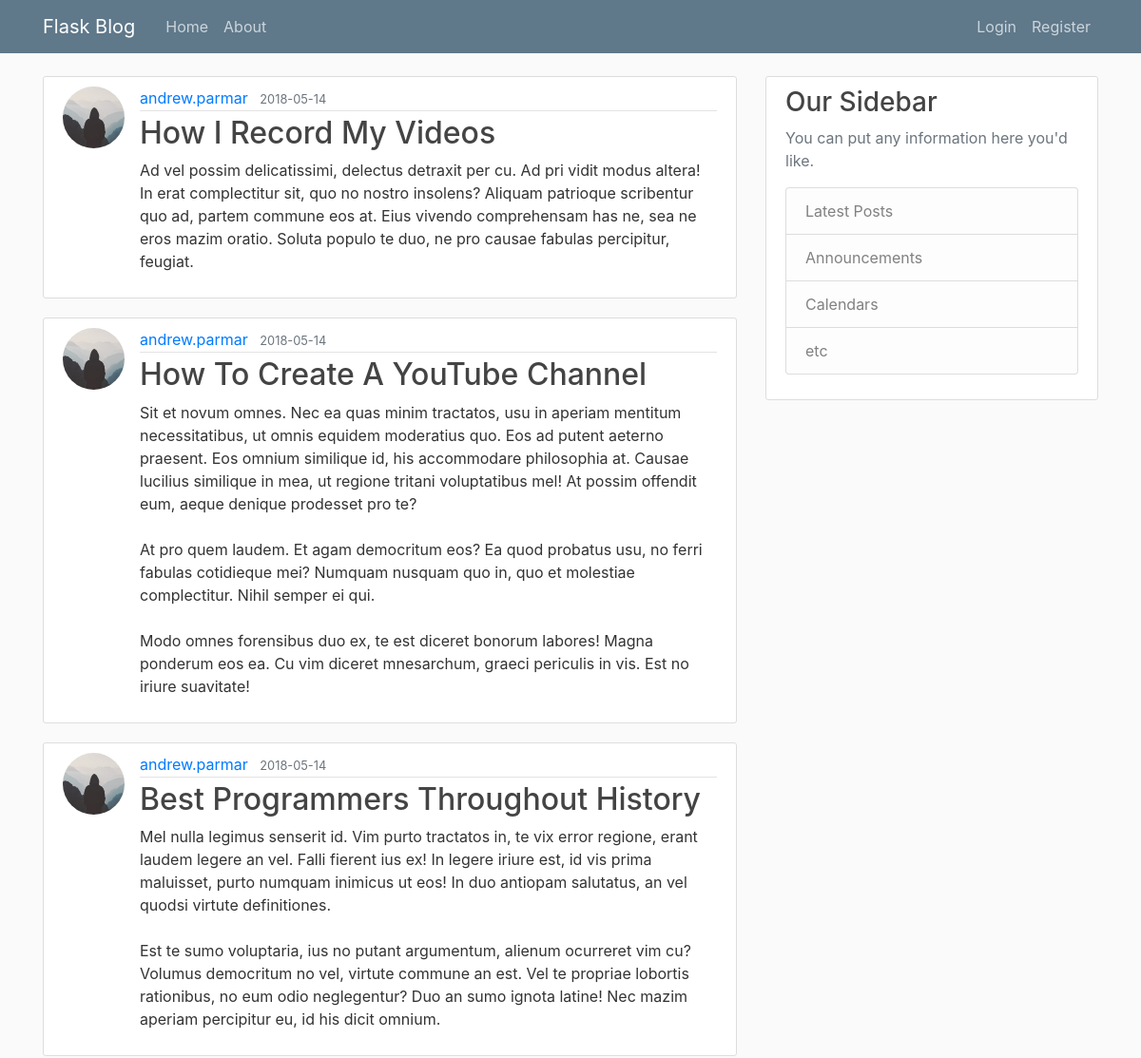
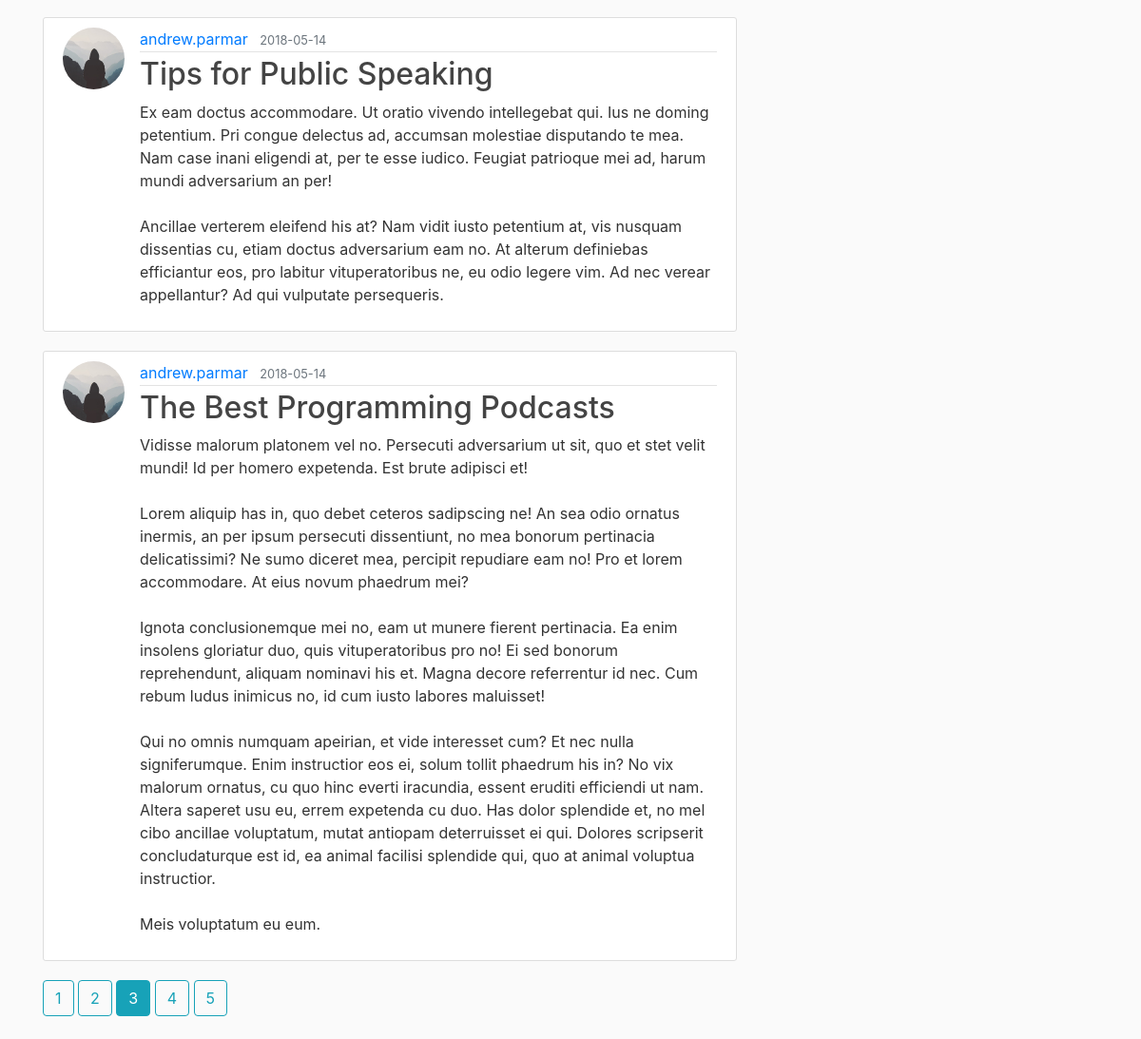
Screenshot of /home?page=3 with the database file from the repository (2 pictures, top to bottom).
### flaskblog/models.py (models this page shows, shortened)
class Post(db.Model):
	id = db.Column(db.Integer, primary_key=True)
	title = db.Column(db.String(100), nullable=False)
	date_posted = db.Column(db.DateTime, nullable=False, default=datetime.utcnow)
	content = db.Column(db.Text, nullable=False)
	user_id = db.Column(db.Integer, db.ForeignKey('user.id'), nullable=False)

class User(db.Model, UserMixin):
	id = db.Column(db.Integer, primary_key=True)
	username = db.Column(db.String(20), unique=True, nullable=False)
	email = db.Column(db.String(120), unique=True, nullable=False)
	image_file = db.Column(db.String(20), nullable=False, default='default.jpg')
	password = db.Column(db.String(60), nullable=False)
	posts = db.relationship('Post', backref='author', lazy=True)

### flaskblog/main/routes.py (the view)
@main.route('/')
@main.route('/home')
def home():
    page = request.args.get('page', 1, type=int)
    posts = Post.query.order_by(
        Post.date_posted.desc()).paginate(page=page, per_page=5)
    return render_template('home.html', posts=posts)

### flaskblog/templates/home.html
{% extends "layout.html" %}
{% block content %}
	{% for post in posts.items %}
		<article class="media content-section">
		  <img class="rounded-circle article-img" src="{{ url_for('static', filename='profile_pics/{}'.format(post.author.image_file)) }}">
		  <div class="media-body">
		    <div class="article-metadata">
		      <a class="mr-2" href="{{ url_for('users.user_post', username=post.author.username) }}">{{ post.author.username }}</a>
		      <small class="text-muted">{{ post.date_posted.strftime('%Y-%m-%d') }}</small>
		    </div>
		    <h2><a class="article-title" href="{{ url_for('posts.post', post_id=post.id) }}">{{ post.title }}</a></h2>
		    <p class="article-content">{{ post.content }}</p>
		  </div>
		</article>
	{% endfor %}
	{% for page_num in posts.iter_pages(left_edge=1, right_edge=1, left_current=1, right_current=2) %}
		{% if page_num %}
			{% if posts.page == page_num %}
				<a class="btn btn-info mb-4" href="{{ url_for('main.home', page=page_num) }}">{{ page_num }}</a>
			{% else %}
				<a class="btn btn-outline-info mb-4" href="{{ url_for('main.home', page=page_num) }}">{{ page_num }}</a>
			{% endif %}
		{% else %}
			...
		{% endif %}
	{% endfor %}
{% endblock content %}

### flaskblog/static/main.css (style rules this page uses)
body { background: #fafafa; color: #333333; margin-top: 5rem; }
h1, h2, h3, h4, h5, h6 { color: #444444; }
.content-section { background: #ffffff; padding: 10px 20px; border: 1px solid #dddddd; border-radius: 3px; margin-bottom: 20px; }
.article-title { color: #444444; }
.article-content { white-space: pre-line; }
.article-img { height: 65px; width: 65px; margin-right: 16px; }
.article-metadata { padding-bottom: 1px; margin-bottom: 4px; border-bottom: 1px solid #e3e3e3 }

### rows the page displays
Post: image_file (placeholder picture), author.username "andrew.parmar", date_posted "2018-05-14", title "How I Record My Videos", content "Ad vel possim delicatissimi, delectus detraxit per cu. Ad pri vidit modus altera! In erat complectitur sit, quo no nostro insolens? Aliquam patrioque scribentur quo ad, partem commune eos at. Eius vivendo comprehensam has ne, sea ne eros mazim oratio. Soluta populo te duo, ne pro causae fabulas percipitur, feugiat."
Post: image_file (placeholder picture), author.username "andrew.parmar", date_posted "2018-05-14", title "How To Create A YouTube Channel", content "Sit et novum omnes. Nec ea quas minim tractatos, usu in aperiam mentitum necessitatibus, ut omnis equidem moderatius quo. Eos ad putent aeterno praesent. Eos omnium similique id, his accommodare philosophia at. Causae lucilius similique in mea, ut regione tritani voluptatibus mel! At possim offendit eum, aeque denique prodesset pro te? At pro quem laudem. Et agam democritum eos? Ea quod probatus usu, no ferri fabulas cotidieque mei? Numquam nusquam quo in, quo et molestiae complectitur. Nihil semper ei qui. Modo omnes forensibus duo ex, te est diceret bonorum labores! Magna ponderum eos ea. Cu vim diceret mnesarchum, graeci periculis in vis. Est no iriure suavitate!"
Post: image_file (placeholder picture), author.username "andrew.parmar", date_posted "2018-05-14", title "Best Programmers Throughout History", content "Mel nulla legimus senserit id. Vim purto tractatos in, te vix error regione, erant laudem legere an vel. Falli fierent ius ex! In legere iriure est, id vis prima maluisset, purto numquam inimicus ut eos! In duo antiopam salutatus, an vel quodsi virtute definitiones. Est te sumo voluptaria, ius no putant argumentum, alienum ocurreret vim cu? Volumus democritum no vel, virtute commune an est. Vel te propriae lobortis rationibus, no eum odio neglegentur? Duo an sumo ignota latine! Nec mazim aperiam percipitur eu, id his dicit omnium."
Post: image_file (placeholder picture), author.username "andrew.parmar", date_posted "2018-05-14", title "Tips for Public Speaking", content "Ex eam doctus accommodare. Ut oratio vivendo intellegebat qui. Ius ne doming petentium. Pri congue delectus ad, accumsan molestiae disputando te mea. Nam case inani eligendi at, per te esse iudico. Feugiat patrioque mei ad, harum mundi adversarium an per! Ancillae verterem eleifend his at? Nam vidit iusto petentium at, vis nusquam dissentias cu, etiam doctus adversarium eam no. At alterum definiebas efficiantur eos, pro labitur vituperatoribus ne, eu odio legere vim. Ad nec verear appellantur? Ad qui vulputate persequeris."
Post: image_file (placeholder picture), author.username "andrew.parmar", date_posted "2018-05-14", title "The Best Programming Podcasts", content "Vidisse malorum platonem vel no. Persecuti adversarium ut sit, quo et stet velit mundi! Id per homero expetenda. Est brute adipisci et! Lorem aliquip has in, quo debet ceteros sadipscing ne! An sea odio ornatus inermis, an per ipsum persecuti dissentiunt, no mea bonorum pertinacia delicatissimi? Ne sumo diceret mea, percipit repudiare eam no! Pro et lorem accommodare. At eius novum phaedrum mei? Ignota conclusionemque mei no, eam ut munere fierent pertinacia. Ea enim insolens gloriatur duo, quis vituperatoribus pro no! Ei sed bonorum reprehendunt, aliquam nominavi his et. Magna decore referrentur id nec. Cum rebum ludus inimicus no, id cum iusto labores maluisset! Qui no omnis numquam…"

### other values shown
{{ page_num }} "1" "2" "4" "5"
{{ page_num }} "3"
